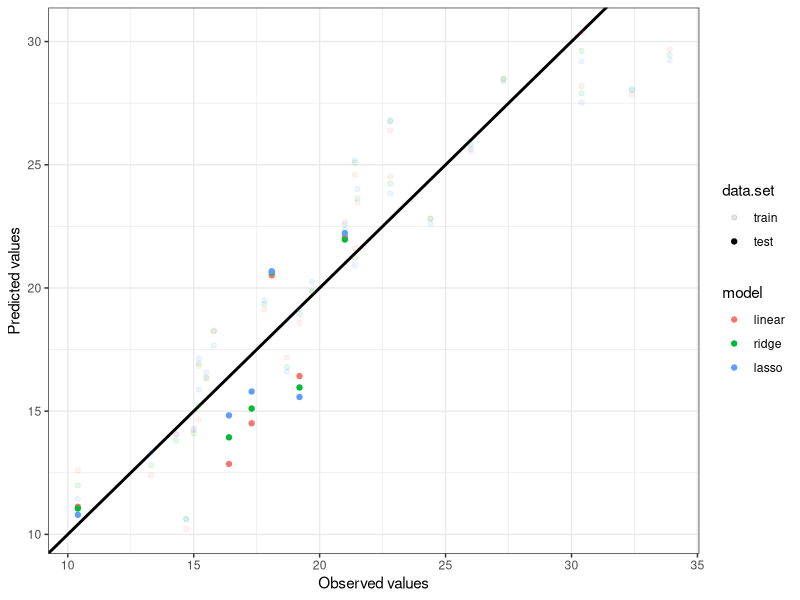
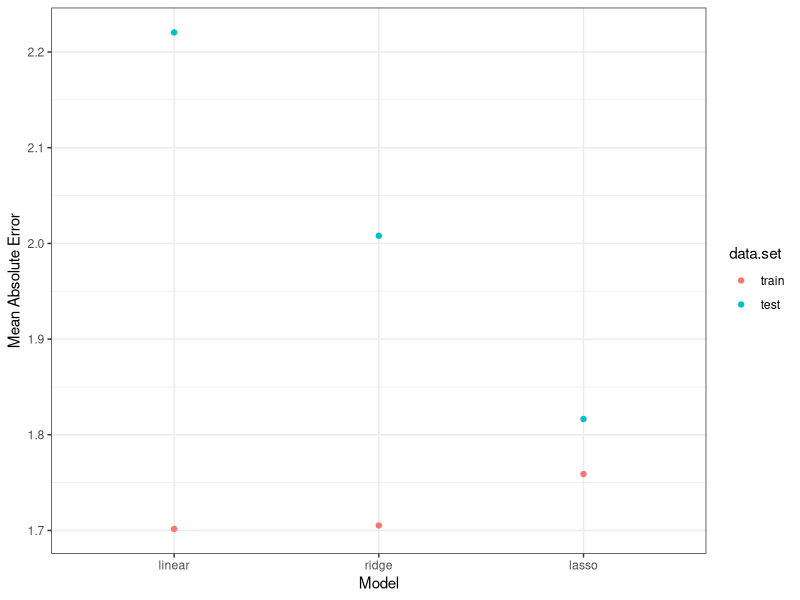

Write the R code that produced these figures, in order.
library(tidyverse)
library(glmnet)
set.seed(123)

train.ids <- sample(1:nrow(mtcars), round(nrow(mtcars)*.8), replace = FALSE) 

train <- mtcars[train.ids,]
test <- mtcars[-train.ids,]

linear.model <- lm(mpg ~ ., data = train)
linear.pred <- list(
  train = predict(linear.model, train),
  test = predict(linear.model, test)
)

ridge.model <- glmnet(as.matrix(select(train,-mpg)), as.matrix(select(train,mpg)), alpha = 0, lambda = .1)
ridge.pred <- list(
  train = predict(ridge.model, as.matrix(select(train, -mpg))),
  test = predict(ridge.model, as.matrix(select(test, -mpg)))
)

lasso.model <- glmnet(as.matrix(select(train,-mpg)), as.matrix(select(train,mpg)), alpha = 1, lambda = .1)
lasso.pred <- list(
  train = predict(lasso.model, as.matrix(select(train, -mpg))),
  test = predict(lasso.model, as.matrix(select(test, -mpg)))
)

pred.data <- tibble(real = test$mpg, pred = linear.pred$test, model = 'linear', data.set = 'test') %>%
  bind_rows(tibble(real = test$mpg, pred = ridge.pred$test, model = 'ridge', data.set = 'test')) %>%
  bind_rows(tibble(real = test$mpg, pred = lasso.pred$test, model = 'lasso', data.set = 'test')) %>%
  bind_rows(tibble(real = train$mpg, pred = linear.pred$train, model = 'linear', data.set = 'train')) %>%
  bind_rows(tibble(real = train$mpg, pred = ridge.pred$train, model = 'ridge', data.set = 'train')) %>%
  bind_rows(tibble(real = train$mpg, pred = lasso.pred$train, model = 'lasso', data.set = 'train')) %>%
  mutate(model = factor(model, levels = c('linear', 'ridge', 'lasso'))) %>%
  mutate(data.set = factor(data.set, levels = c('train', 'test')))

pred.data %>%  
  ggplot(aes(x = real, y = pred)) +
    geom_abline(size = 1) +
    geom_point(aes(color = model, alpha = data.set)) +
    theme_bw() +
    labs(x = 'Observed values', y = 'Predicted values')

pred.performance <- pred.data %>%
  group_by(model, data.set) %>%
  summarise(mae = mean(abs(real - pred)))

pred.performance %>%
  ggplot(aes(x = model, y = mae)) +
    geom_point(aes(color = data.set)) +
    theme_bw() +
    labs(x = 'Model', y='Mean Absolute Error')
